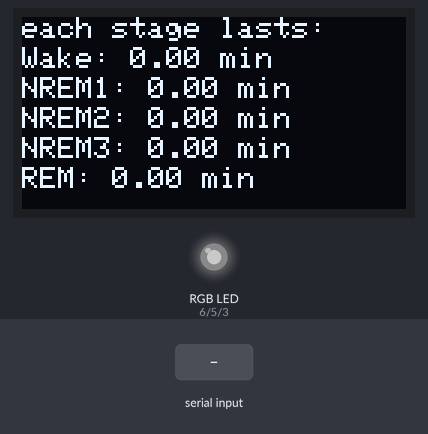
A sketch run on a simulated Arduino Uno, built with avr-gcc and run on an emulated ATmega328P. Shown: 128×64 one-colour display, an RGB LED mixed from three pins (HIGH = lit). The test bench sets the inputs (shaded band). Dim RGB values are drawn brighter than linear; what the sketch prints to the serial monitor is not drawn.

Above: at 1.2 s.
1.3 s: "1" received over the second serial link
At 4.37 s:
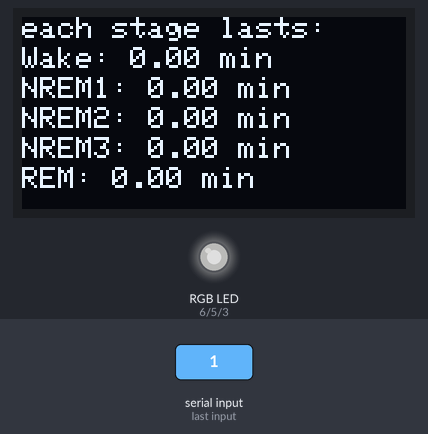
9.0 s: "2" received over the second serial link
At 12.7 s:
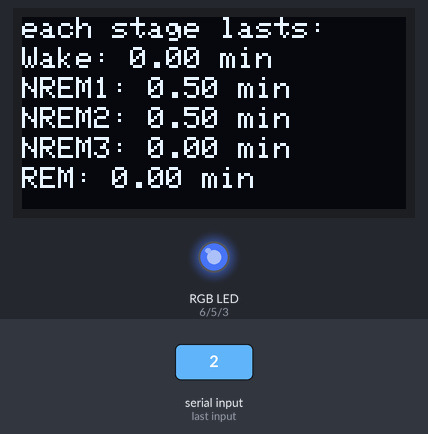
13.2 s: "3" received over the second serial link
At 15.91 s:
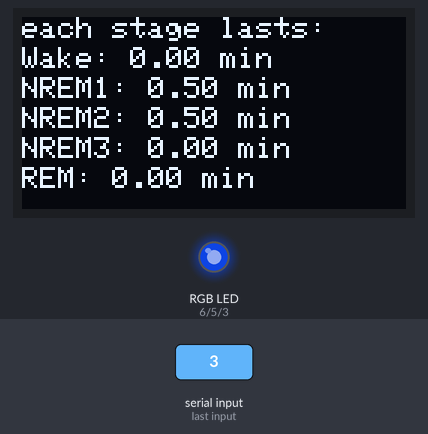
16.3 s: "4" received over the second serial link
At 18.01 s:
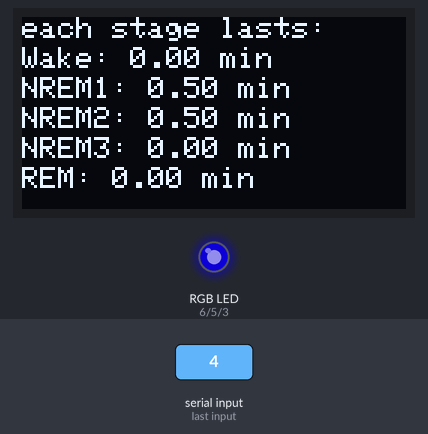
22.6 s: "0" received over the second serial link
At 23.12 s:
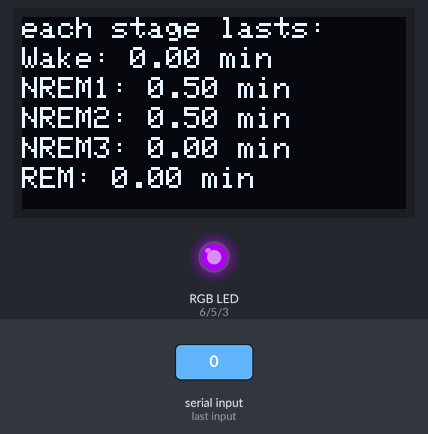
28.6 s: "1" received over the second serial link
At 30.93 s:
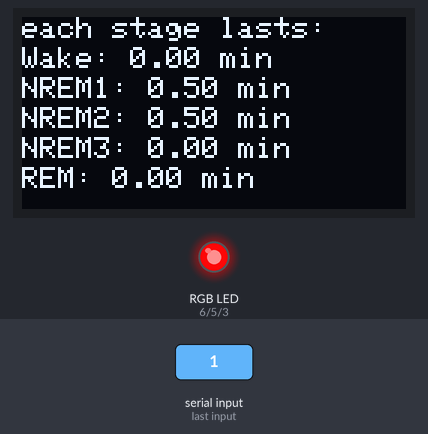
Timing chart, 0 to 33.8 s (numbered marks = the images above; inputs shaded):
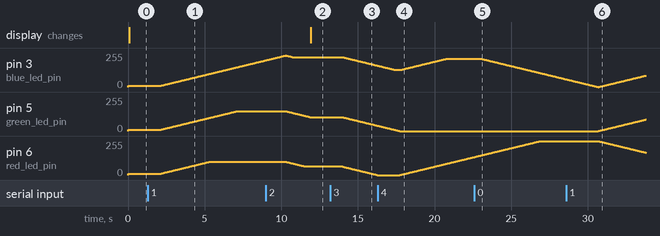

Measured:
- after the input at 1.3 s, pin 3 (blue_led_pin): moves from 10/255 to 201/255 over 6.8 s, starting after 0.85 s; pin 5 (green_led_pin): moves from 10/255 to 149/255 over 5.0 s, starting after 0.83 s; pin 6 (red_led_pin): moves from 10/255 to 100/255 over 3.2 s, starting after 0.82 s
- after the input at 9.0 s, pin 5 (green_led_pin): moves from 149/255 to 105/255 over 1.5 s, starting after 1.3 s; pin 6 (red_led_pin): moves from 100/255 to 65/255 over 1.2 s, starting after 1.3 s; the display: changes after 2.9 s (image 2)
- after the input at 13.2 s, pin 3 (blue_led_pin): moves from 225/255 to 160/255 over 2.3 s, starting after 0.79 s; pin 5 (green_led_pin): moves from 105/255 to 40/255 over 2.3 s, starting after 0.78 s; pin 6 (red_led_pin): moves from 65/255 to 0/255 over 2.3 s, starting after 0.76 s
- after the input at 16.3 s, pin 6 (red_led_pin): moves from 0/255 to 135/255 over 4.8 s, starting after 1.4 s
- after the input at 22.6 s, pin 3 (blue_led_pin): moves from 211/255 to 58/255 over 5.5 s, starting after 0.51 s
- after the input at 28.6 s, pin 5 (green_led_pin): moves from 0/255 to 87/255 over 3.1 s, starting after 2.1 s; pin 6 (red_led_pin): moves from 255/255 to 168/255 over 3.1 s, starting after 2.1 s

The sketch:

Demo_Arduino.ino
```cpp
//驱动OLED0.96所需的库
#include <Wire.h>
#include <Adafruit_GFX.h>
#include <Adafruit_SSD1306.h>

#define SCREEN_WIDTH 128 // 设置OLED宽度,单位:像素
#define SCREEN_HEIGHT 64 // 设置OLED高度,单位:像素

//自定义重置引脚  Adafruit_SSD1306库文件必需
#define OLED_RESET 4
Adafruit_SSD1306 display(SCREEN_WIDTH, SCREEN_HEIGHT, &Wire, OLED_RESET);

#include <SoftwareSerial.h>
// 设置蓝牙串口使用的针脚
SoftwareSerial BT(10, 11); // Pin10接HC05的TX Pin1接HC05的RX

#define red_led_pin 6 //RGB-LED引脚R
#define green_led_pin 5 //RGB-LED引脚G
#define blue_led_pin 3 //RGB-LED引脚B

int red_led = 0; //R Led 亮度
int green_led = 0; //G Led 亮度
int blue_led = 0; //B Led 亮度

int color_change_delay = 12;     //颜色改变速度
unsigned long start_time = millis();    //获取开始时间

char var;
int W_time = 0;
int N1_time = 0;
int N2_time = 0;
int N3_time = 0;
int REM_time = 0;

void setup()
{
    //RGB LED初始化部分
    Serial.begin(9600);

    //设置引脚为相应工作模式
    pinMode(red_led_pin, OUTPUT);
    pinMode(green_led_pin, OUTPUT);
    pinMode(blue_led_pin, OUTPUT);

    Serial.println("Please Input RGB value.");
    Serial.println(start_time);

    //初始值
    red_led = 10;
    green_led = 10;
    blue_led = 10;
    light_led(red_led, green_led, blue_led);

    //OLED初始化部分
    // 初始化OLED并设置其IIC地址为 0x3C
    display.begin(SSD1306_SWITCHCAPVCC, 0x3C);

    //蓝牙初始化部分
    BT.begin(9600); //设定软串口波特率

    time_display(W_time, N1_time, N2_time, N3_time, REM_time);
    display.display();
}

void loop(){

//    unsigned long current_time = millis();
//    Serial.println("current_time: ");
//    Serial.println(current_time);
    delay(1000);
    //while(Serial.available() > 0)      //当有串口发来信号（硬接口）
    while(BT.available())   //当有串口发来信号（软接口 蓝牙）
    {
        var = BT.read();
        Serial.print(var);
        if(var == '0')                //传过来的label是0，清醒期，显示橙色
        {
            fade_change_light(255, 0, 0);
            W_time += 1;
        }
        if(var == '1')                //传过来的label是1，N1阶段，显示蓝色1
        {
            fade_change_light(100, 149, 237);
            N1_time += 1;
        }
        if(var == '2')                //传过来的label是2，N2阶段，显示蓝色2
        {
            fade_change_light(65, 105, 225);
            N2_time += 1;
        }
        if(var == '3')                //传过来的label是3，N3阶段，显示蓝色3
        {
            fade_change_light(0, 0, 128);
            N3_time += 1;
        }
        if(var == '4')                //传过来的label是4，REM阶段，显示紫色
        {
            fade_change_light(148, 0, 211);
            REM_time += 1;
        }


    }
    //OLED显示
    time_display(W_time, N1_time, N2_time, N3_time, REM_time);
    display.display();
}


void fade_change_light(int new_red_value, int new_green_value,int new_blue_value)
//颜色渐变
{
    int fade_step = 1;  //fade_step和color_change_delay只要定义一个，所以fade_step取1
    while((red_led != new_red_value)||(green_led != new_green_value)||(blue_led != new_blue_value))
    {
        if(red_led < new_red_value)
        {
            red_led += fade_step;
        }
        else if(red_led > new_red_value)
        {
            red_led -= fade_step;
        }
        if(green_led < new_green_value)
        {
            green_led += fade_step;
        }
        else if(green_led > new_green_value)
        {
            green_led -= fade_step;
        }
        if(blue_led < new_blue_value)
        {
            blue_led += fade_step;
        }
        else if(blue_led > new_blue_value)
        {
            blue_led -= fade_step;
        }
        analogWrite(red_led_pin, red_led);
        delay(color_change_delay);
        analogWrite(green_led_pin, green_led);
        delay(color_change_delay);
        analogWrite(blue_led_pin, blue_led);
        delay(color_change_delay);
    }
}


void light_led(int red_value, int green_value, int blue_value)
{
    //最好同时更改这三个全局变量
    red_led = red_value;
    green_led = green_value;
    blue_led = blue_value;
    analogWrite(red_led_pin, red_led);
    delay(5);
    analogWrite(green_led_pin, green_led);
    delay(5);
    analogWrite(blue_led_pin, blue_led);
    delay(5);

}

void time_display(int W, int N1, int N2, int N3, int REM)
{
    // 清除屏幕
    display.clearDisplay();

    // 设置字体颜色
    display.setTextColor(WHITE);

    //设置字体大小
    display.setTextSize(1.5);

    //设置光标位置
    display.setCursor(0, 0);
    display.print("each stage lasts:");

    //display.setTextSize(1.5);
    display.setCursor(0, 10);
    display.print("Wake: ");
    display.print(W*0.5);
    display.print(" min");

    display.setCursor(0, 20);
    display.print("NREM1: ");
    display.print(N1*0.5);
    display.print(" min");

    display.setCursor(0, 30);
    display.print("NREM2: ");
    display.print(N2*0.5);
    display.print(" min");

    display.setCursor(0, 40);
    display.print("NREM3: ");
    display.print(N3*0.5);
    display.print(" min");

    display.setCursor(0, 50);
    display.print("REM: ");
    display.print(REM*0.5);
    display.print(" min");
}
```
